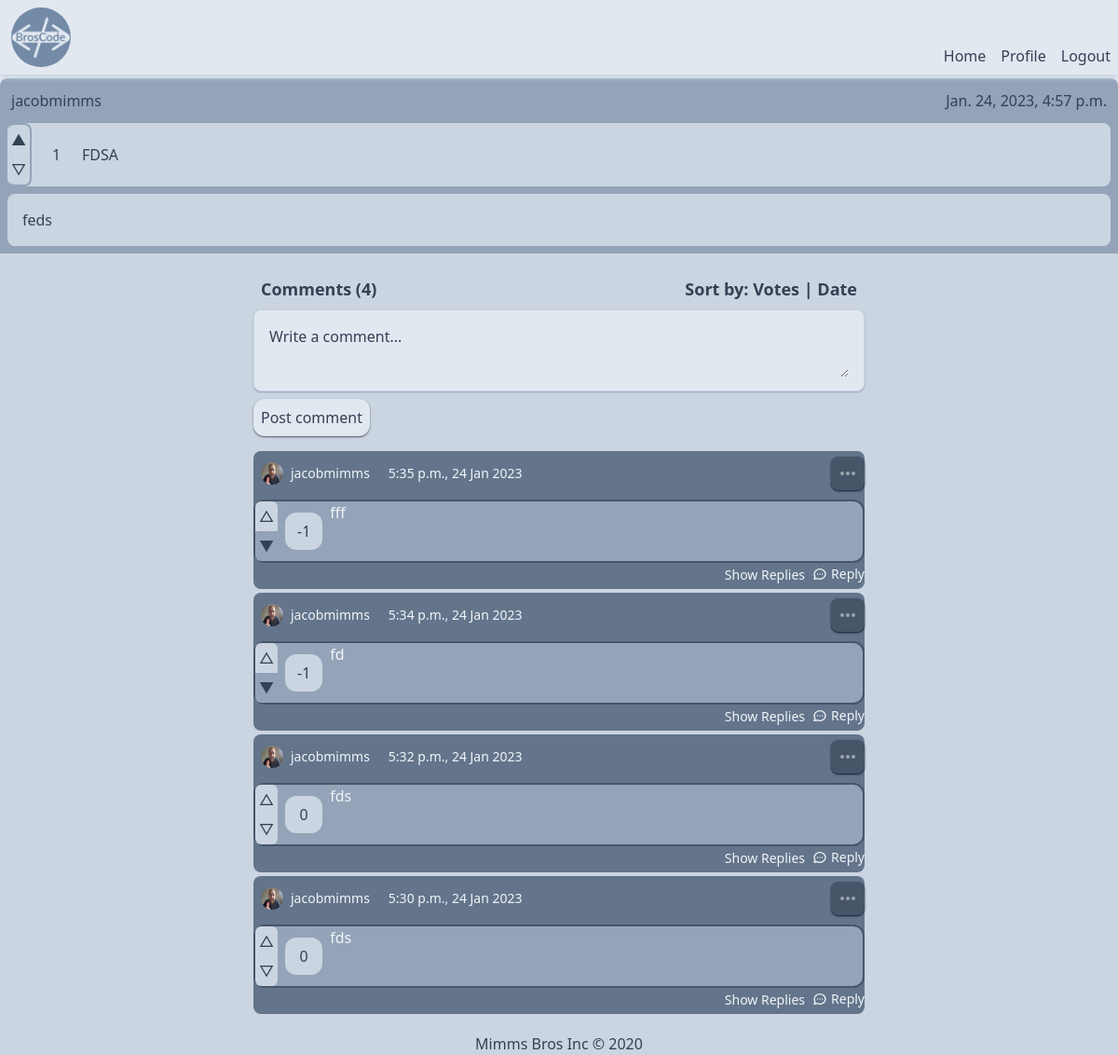
Screenshot of /2/post/ (signed in) with the database file from the repository.
### blog/models.py (models this page shows, shortened)
class Post(models.Model):
    author = models.ForeignKey(User, on_delete=models.CASCADE)
    title = models.CharField(max_length=100)
    content = models.TextField()
    created_at = models.DateTimeField(auto_now_add=True)
    updated_at = models.DateTimeField(auto_now=True)
    votes = models.IntegerField(default=0)
    users_upvoted = models.ManyToManyField(User, blank=True, related_name='users_upvoted_post')
    users_downvoted = models.ManyToManyField(User, blank=True, related_name='users_downvoted_post')

class User(AbstractUser):
    email = models.EmailField(max_length=254, unique=True, blank=False, null=False)
    friends = models.ManyToManyField('self', blank=True)
    profile_picture = models.ImageField(upload_to='images/', default='images/default.jpg', blank=True, null=True)

class Comment(models.Model):
    author = models.ForeignKey(User, on_delete=models.CASCADE)
    post = models.ForeignKey(Post, on_delete=models.CASCADE, blank=True, null=True)
    content = models.TextField()
    created_at = models.DateTimeField(auto_now_add=True)
    updated_at = models.DateTimeField(auto_now=True)
    votes = models.IntegerField(default=0)
    users_upvoted = models.ManyToManyField(User, blank=True, related_name='users_upvoted_comment')
    users_downvoted = models.ManyToManyField(User, blank=True, related_name='users_downvoted_comment')
    parent_comment = models.ForeignKey('self', on_delete=models.CASCADE, blank=True, null=True)

### blog/views.py (the view)
# urls.py: path('<int:pk>/post/', views.post, name='post'),
def post(request, pk):
    post = get_object_or_404(Post, pk=pk)
    comments = Comment.objects.filter(post=post).filter(parent_comment=None).order_by('-created_at')
    return render(request, 'blog/post.html', {'post': post, 'comments': comments, 'user': request.user})

### blog/templatetags/custom_tags.py (called while the page is built)
@register.simple_tag
def contains_obj(container, field, obj, success, failure):
    if not container:
        return failure
    if obj in getattr(container,field).all():
        return success
    else:
        return failure

@register.filter
def order_by(queryset, args):
    args = [x.strip() for x in args.split(',')]
    return queryset.order_by(*args)

### blog/templates/blog/post.html (shortened to what this page needs)
{% extends "blog/base.html" %}
{% load static tailwind_tags %}
{% load crispy_forms_tags %}
{% load custom_tags %}
    {% block content %}
    <div class="flex justify-center">
        <div id="post-content" class="w-full flex flex-col justify-center bg-slate-400 p-2 rounded-t-lg content-center align-middle">
            <div class="flex flex-row justify-between align-middle text-center content-center">
                <a href="{% url 'blog:profile' post.author.pk %}" class="rounded-lg hover:bg-slate-500 hover:text-slate-200 p-1">
                    {{post.author.username}}</a>
                <span class="p-1">
                    {{post.created_at}}
                </span>
            </div>
            <div class="w-full rounded-lg h-full flex my-2 items-center bg-slate-300 text-accent-darkest">
                <div class="h-min w-8">
                    <button class="p-1  border-r-2 border-t-2 border-slate-400 rounded-t-lg bg-slate-300 hover:bg-slate-400 active:bg-slate-500" id="up{{post.id}}" onclick=vote('up','post','{{post.id}}','{{csrf_token}}')>
                        {% if user in post.users_upvoted.all %}
                            ▲
                        {% else %}
                            △
                        {% endif %}
                    </button>
                    <button class="p-1  border-r-2 border-b-2 border-slate-400 rounded-b-lg bg-slate-300 hover:bg-slate-400 active:bg-slate-500" id="down{{post.id}}" onclick=vote('down','post','{{post.id}}','{{csrf_token}}')>
                        {% if user in post.users_downvoted.all %}
                            ▼
                        {% else %}
                            ▽
                        {% endif %}
                    </button>
                </div>
                <div class="flex align-middle">
                    <div class="flex flex-col ml-4 w-4 justify-center " id="votes{{post.id}}">
                        {{post.votes}}
                    </div>
                    <span class=" hover:bg-slate-300 rounded-full m-2 p-2">
                        {{ post.title | upper }}
                    </span>
                </div>
            </div>
            <div class="p-4 bg-slate-300 rounded-lg">
                {{post.content}}
            </div>
        </div>
    </div>
    <section class="bg-slate-300 text-slate-700 sm:py-2 md:py-4">
        <div class="max-w-2xl mx-auto px-2">
            <div class="flex justify-between">
                <h2 id="comment-count" class="text-md lg:text-lg font-bold p-2">Comments ({{comments.count}})</h2>
                <h3 class="text-md lg:text-lg font-bold p-2">Sort by: <a class="hover:cursor-pointer" onclick=sort("votes")>Votes</a> | <a  class="hover:cursor-pointer" onclick=sort("created_at")>Date</a></h3>
            </div>
            <div class="mb-4" id="fake-form">
                <div class="py-2 px-4 mb-2 rounded-lg rounded-t-lg border bg-slate-200 border-slate-300 shadow-sm shadow-slate-400">
                    <textarea id="comment-text-area" name="comment" rows="2" class="px-0 w-full border-0 focus:ring-0 focus:outline-none bg-slate-200 placeholder-slate-700" placeholder="Write a comment..." required></textarea>
                </div>
                <button onclick=comment('{{post.id}}','{{csrf_token}}') type="submit" value="comment" class="bg-slate-200 hover:bg-slate-400 rounded-xl p-2 shadow-sm shadow-slate-600 active:shadow-sm">
                    Post comment
                </button>
            </div>
            <div id="comment-section">
                {% include "blog/comment_list.html" %}
            </div>
        </div>
      </section>
    {% endblock %}

### blog/templates/blog/comment_frag.html (shortened to what this page needs)
{% load custom_tags %}
{% load static tailwind_tags %}
{% load static %}
{% block comment %}
<div id="comment{{comment.id}}" class="py-1 my-1 rounded-lg bg-slate-500 text-slate-100 %}">
    <div class="flex justify-between items-center mb-2">
        <div class="flex items-center ">
            <a href="{% url 'blog:profile' comment.author.pk %}" class="p-2 rounded-lg hover:bg-slate-400 hover:text-slate-700 inline-flex items-center mr-3 text-sm {% cycle 'text-slate-100' 'text-slate-200' 'text-slate-300' %}"><img
                    class="mr-2 w-6 h-6 rounded-full"
                    src="{{comment.author.profile_picture.url}}"
                    alt="{{comment.author.username}}">{{comment.author.username}}</a>
            <p class="text-sm">{{comment.created_at|time}}, {{comment.created_at|date:"d M Y"}}</p>
        </div>
        <button id="dropdownComment1Button" data-dropdown-toggle="dropdownMenu"
            class="inline-flex items-center p-2 text-sm font-medium text-center text-gray-400 rounded-lg  focus:ring-0 focus:outline-none bg-slate-600 hover:bg-slate-700 shadow-sm shadow-slate-900 active:shadow-none"
            type="button">
            <svg class="w-5 h-5" aria-hidden="true" fill="currentColor" viewBox="0 0 20 20"
                xmlns="http://www.w3.org/2000/svg">
                <path
                    d="M6 10a2 2 0 11-4 0 2 2 0 014 0zM12 10a2 2 0 11-4 0 2 2 0 014 0zM16 12a2 2 0 100-4 2 2 0 000 4z">
                </path>
            </svg>
        </button>
    </div>
    <div id="commentbody{{comment.id}}" class="flex border-2 bg-slate-400 {% cycle 'bg-slate-500' 'bg-slate-600' 'bg-slate-700' %} {% cycle 'border-slate-600' 'border-slate-700' 'border-slate-500' %} rounded-xl">
        <div id="vote_element" class="flex flex-row justify-center items-center">
            <div class="flex flex-col pr-2">
                <button class="p-1 text-slate-700 rounded-t-md {% contains_obj comment 'users_upvoted' user 'bg-slate-400' 'bg-slate-300' %} hover:bg-slate-400 active:bg-slate-500" id="up{{comment.id}}" onclick=vote('up','comment',{{comment.id}},'{{csrf_token}}')>
                    {% if user in comment.users_upvoted.all %}
                        ▲
                    {% else %}
                        △
                    {% endif %}
                </button>
                <button class="p-1 text-slate-700 rounded-b-md {% contains_obj comment 'users_downvoted' user 'bg-slate-400' 'bg-slate-300' %} hover:bg-slate-400 active:bg-slate-500" id="down{{comment.id}}" onclick=vote('down','comment',{{comment.id}},'{{csrf_token}}')>
                    {% if user in comment.users_downvoted.all %}
                        ▼
                    {% else %}
                        ▽
                    {% endif %}
                </button>
            </div>
            <div class="content-center text-center bg-slate-300 text-slate-700 w-10 p-2 rounded-xl flex flex-col justify-center h-auto" id="votes{{comment.id}}">
                {{comment.votes}}
            </div>
        </div>
        <p class="pl-2">{{comment.content}}</p>
    </div>
    <div class="flex items-center relative top-[-0px] justify-end">
        <div id="hide-replies">
            <button
                id="show-replies{{comment.id}}"
                onclick="
                    $('#comment{{comment.id}}-replies').toggleClass('hidden');
                    $('#hide-replies{{comment.id}}').toggleClass('hidden');
                    $('#show-replies{{comment.id}}').toggleClass('hidden');
                "
                type="button"
                class="items-center text-sm hover:underline pr-2">
                Show Replies
            </button>
        </div>
        <button
            onclick="
                document.getElementById('reply{{comment.id}}').classList.toggle('hidden');
            "
            type="button"
            class="flex items-center text-sm hover:underline">
            Reply
        </button>
    </div>
</div>
{% endblock %}

### rows the page displays
Post: author.username "jacobmimms", created_at "Jan. 24, 2023, 4:57 p.m.", votes "1", title "FDSA", content "feds"
Comment: author.profile_picture (picture), author.username "jacobmimms", created_at "5:35 p.m.", created_at "24 Jan 2023", votes "-1", content "fff"
Comment: author.profile_picture (picture), author.username "jacobmimms", created_at "5:34 p.m.", created_at "24 Jan 2023", votes "-1", content "fd"
Comment: author.profile_picture (picture), author.username "jacobmimms", created_at "5:32 p.m.", created_at "24 Jan 2023", votes "0", content "fds"
Comment: author.profile_picture (picture), author.username "jacobmimms", created_at "5:30 p.m.", created_at "24 Jan 2023", votes "0", content "fds"

### other values shown
{{ comments.count }} "4"
